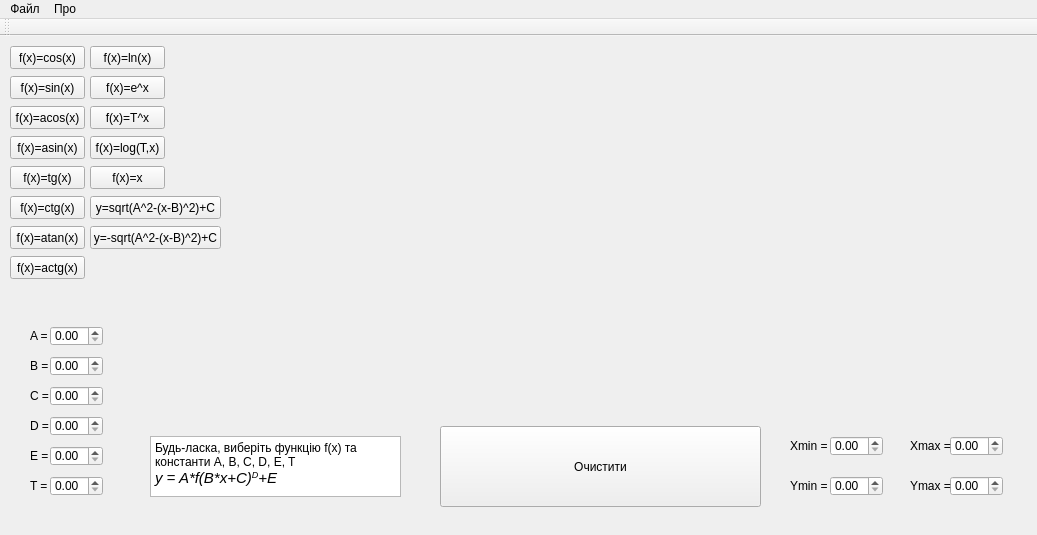
<?xml version="1.0" encoding="UTF-8"?>
<ui version="4.0">
 <class>MainWindow</class>
 <widget class="QMainWindow" name="MainWindow">
  <property name="geometry">
   <rect>
    <x>0</x>
    <y>0</y>
    <width>1037</width>
    <height>535</height>
   </rect>
  </property>
  <property name="windowTitle">
   <string>MainWindow</string>
  </property>
  <widget class="QWidget" name="centralWidget">
   <widget class="QCustomPlot" name="plot" native="true">
    <property name="geometry">
     <rect>
      <x>230</x>
      <y>10</y>
      <width>801</width>
      <height>351</height>
     </rect>
    </property>
   </widget>
   <widget class="QLabel" name="label_2">
    <property name="geometry">
     <rect>
      <x>30</x>
      <y>320</y>
      <width>20</width>
      <height>20</height>
     </rect>
    </property>
    <property name="text">
     <string>B =</string>
    </property>
   </widget>
   <widget class="QDoubleSpinBox" name="bx_b">
    <property name="geometry">
     <rect>
      <x>50</x>
      <y>320</y>
      <width>53</width>
      <height>20</height>
     </rect>
    </property>
   </widget>
   <widget class="QLabel" name="label">
    <property name="geometry">
     <rect>
      <x>30</x>
      <y>290</y>
      <width>20</width>
      <height>20</height>
     </rect>
    </property>
    <property name="text">
     <string>A =</string>
    </property>
   </widget>
   <widget class="QPushButton" name="btn_clear">
    <property name="geometry">
     <rect>
      <x>440</x>
      <y>390</y>
      <width>321</width>
      <height>81</height>
     </rect>
    </property>
    <property name="text">
     <string>Очистити</string>
    </property>
   </widget>
   <widget class="QPushButton" name="sin">
    <property name="geometry">
     <rect>
      <x>10</x>
      <y>40</y>
      <width>75</width>
      <height>23</height>
     </rect>
    </property>
    <property name="text">
     <string>f(x)=sin(x)</string>
    </property>
   </widget>
   <widget class="QPushButton" name="ln">
    <property name="geometry">
     <rect>
      <x>90</x>
      <y>10</y>
      <width>75</width>
      <height>23</height>
     </rect>
    </property>
    <property name="text">
     <string>f(x)=ln(x)</string>
    </property>
   </widget>
   <widget class="QPushButton" name="asin">
    <property name="geometry">
     <rect>
      <x>10</x>
      <y>100</y>
      <width>75</width>
      <height>23</height>
     </rect>
    </property>
    <property name="text">
     <string>f(x)=asin(x)</string>
    </property>
   </widget>
   <widget class="QPushButton" name="cos">
    <property name="geometry">
     <rect>
      <x>10</x>
      <y>10</y>
      <width>75</width>
      <height>23</height>
     </rect>
    </property>
    <property name="text">
     <string>f(x)=cos(x)</string>
    </property>
   </widget>
   <widget class="QPushButton" name="acos">
    <property name="geometry">
     <rect>
      <x>10</x>
      <y>70</y>
      <width>75</width>
      <height>23</height>
     </rect>
    </property>
    <property name="text">
     <string>f(x)=acos(x)</string>
    </property>
   </widget>
   <widget class="QPushButton" name="x">
    <property name="geometry">
     <rect>
      <x>90</x>
      <y>130</y>
      <width>75</width>
      <height>23</height>
     </rect>
    </property>
    <property name="text">
     <string>f(x)=x</string>
    </property>
   </widget>
   <widget class="QPushButton" name="atan">
    <property name="geometry">
     <rect>
      <x>10</x>
      <y>190</y>
      <width>75</width>
      <height>23</height>
     </rect>
    </property>
    <property name="text">
     <string>f(x)=atan(x)</string>
    </property>
   </widget>
   <widget class="QDoubleSpinBox" name="bx_c">
    <property name="geometry">
     <rect>
      <x>50</x>
      <y>350</y>
      <width>53</width>
      <height>20</height>
     </rect>
    </property>
   </widget>
   <widget class="QDoubleSpinBox" name="bx_d">
    <property name="geometry">
     <rect>
      <x>50</x>
      <y>380</y>
      <width>53</width>
      <height>20</height>
     </rect>
    </property>
   </widget>
   <widget class="QLabel" name="label_7">
    <property name="geometry">
     <rect>
      <x>30</x>
      <y>350</y>
      <width>20</width>
      <height>20</height>
     </rect>
    </property>
    <property name="text">
     <string>C =</string>
    </property>
   </widget>
   <widget class="QLabel" name="label_8">
    <property name="geometry">
     <rect>
      <x>30</x>
      <y>380</y>
      <width>20</width>
      <height>20</height>
     </rect>
    </property>
    <property name="text">
     <string>D =</string>
    </property>
   </widget>
   <widget class="QDoubleSpinBox" name="bx_a">
    <property name="geometry">
     <rect>
      <x>50</x>
      <y>290</y>
      <width>53</width>
      <height>20</height>
     </rect>
    </property>
   </widget>
   <widget class="QDoubleSpinBox" name="bx_e">
    <property name="geometry">
     <rect>
      <x>50</x>
      <y>410</y>
      <width>53</width>
      <height>20</height>
     </rect>
    </property>
   </widget>
   <widget class="QLabel" name="label_9">
    <property name="geometry">
     <rect>
      <x>30</x>
      <y>410</y>
      <width>20</width>
      <height>20</height>
     </rect>
    </property>
    <property name="text">
     <string>E =</string>
    </property>
   </widget>
   <widget class="QPushButton" name="e">
    <property name="geometry">
     <rect>
      <x>90</x>
      <y>40</y>
      <width>75</width>
      <height>23</height>
     </rect>
    </property>
    <property name="text">
     <string>f(x)=e^x</string>
    </property>
   </widget>
   <widget class="QPushButton" name="circle_up">
    <property name="geometry">
     <rect>
      <x>90</x>
      <y>160</y>
      <width>131</width>
      <height>23</height>
     </rect>
    </property>
    <property name="text">
     <string>y=sqrt(A^2-(x-B)^2)+C</string>
    </property>
   </widget>
   <widget class="QPushButton" name="circle_down">
    <property name="geometry">
     <rect>
      <x>90</x>
      <y>190</y>
      <width>131</width>
      <height>23</height>
     </rect>
    </property>
    <property name="text">
     <string>y=-sqrt(A^2-(x-B)^2)+C</string>
    </property>
   </widget>
   <widget class="QPushButton" name="tg">
    <property name="geometry">
     <rect>
      <x>10</x>
      <y>130</y>
      <width>75</width>
      <height>23</height>
     </rect>
    </property>
    <property name="text">
     <string>f(x)=tg(x)</string>
    </property>
   </widget>
   <widget class="QPushButton" name="ctg">
    <property name="geometry">
     <rect>
      <x>10</x>
      <y>160</y>
      <width>75</width>
      <height>23</height>
     </rect>
    </property>
    <property name="text">
     <string>f(x)=ctg(x)</string>
    </property>
   </widget>
   <widget class="QPushButton" name="log">
    <property name="geometry">
     <rect>
      <x>90</x>
      <y>100</y>
      <width>75</width>
      <height>23</height>
     </rect>
    </property>
    <property name="text">
     <string>f(x)=log(T,x)</string>
    </property>
   </widget>
   <widget class="QDoubleSpinBox" name="bx_t">
    <property name="geometry">
     <rect>
      <x>50</x>
      <y>440</y>
      <width>53</width>
      <height>20</height>
     </rect>
    </property>
   </widget>
   <widget class="QLabel" name="label_10">
    <property name="geometry">
     <rect>
      <x>30</x>
      <y>440</y>
      <width>20</width>
      <height>20</height>
     </rect>
    </property>
    <property name="text">
     <string>T =</string>
    </property>
   </widget>
   <widget class="QPushButton" name="a">
    <property name="geometry">
     <rect>
      <x>90</x>
      <y>70</y>
      <width>75</width>
      <height>23</height>
     </rect>
    </property>
    <property name="text">
     <string>f(x)=T^x</string>
    </property>
   </widget>
   <widget class="QPushButton" name="actg">
    <property name="geometry">
     <rect>
      <x>10</x>
      <y>220</y>
      <width>75</width>
      <height>23</height>
     </rect>
    </property>
    <property name="text">
     <string>f(x)=actg(x)</string>
    </property>
   </widget>
   <widget class="QDoubleSpinBox" name="x_min">
    <property name="geometry">
     <rect>
      <x>830</x>
      <y>400</y>
      <width>53</width>
      <height>20</height>
     </rect>
    </property>
   </widget>
   <widget class="QDoubleSpinBox" name="x_max">
    <property name="geometry">
     <rect>
      <x>950</x>
      <y>400</y>
      <width>53</width>
      <height>20</height>
     </rect>
    </property>
   </widget>
   <widget class="QLabel" name="label_11">
    <property name="geometry">
     <rect>
      <x>790</x>
      <y>400</y>
      <width>41</width>
      <height>20</height>
     </rect>
    </property>
    <property name="text">
     <string>Xmin =</string>
    </property>
   </widget>
   <widget class="QLabel" name="label_12">
    <property name="geometry">
     <rect>
      <x>910</x>
      <y>400</y>
      <width>41</width>
      <height>20</height>
     </rect>
    </property>
    <property name="text">
     <string>Xmax =</string>
    </property>
   </widget>
   <widget class="QLabel" name="label_13">
    <property name="geometry">
     <rect>
      <x>790</x>
      <y>440</y>
      <width>41</width>
      <height>20</height>
     </rect>
    </property>
    <property name="text">
     <string>Ymin =</string>
    </property>
   </widget>
   <widget class="QDoubleSpinBox" name="y_max">
    <property name="geometry">
     <rect>
      <x>950</x>
      <y>440</y>
      <width>53</width>
      <height>20</height>
     </rect>
    </property>
   </widget>
   <widget class="QDoubleSpinBox" name="y_min">
    <property name="geometry">
     <rect>
      <x>830</x>
      <y>440</y>
      <width>53</width>
      <height>20</height>
     </rect>
    </property>
   </widget>
   <widget class="QLabel" name="label_14">
    <property name="geometry">
     <rect>
      <x>910</x>
      <y>440</y>
      <width>41</width>
      <height>20</height>
     </rect>
    </property>
    <property name="text">
     <string>Ymax =</string>
    </property>
   </widget>
   <widget class="QTextBrowser" name="textBrowser_2">
    <property name="geometry">
     <rect>
      <x>150</x>
      <y>400</y>
      <width>251</width>
      <height>61</height>
     </rect>
    </property>
    <property name="html">
     <string>&lt;!DOCTYPE HTML PUBLIC &quot;-//W3C//DTD HTML 4.0//EN&quot; &quot;http://www.w3.org/TR/REC-html40/strict.dtd&quot;&gt;
&lt;html&gt;&lt;head&gt;&lt;meta name=&quot;qrichtext&quot; content=&quot;1&quot; /&gt;&lt;style type=&quot;text/css&quot;&gt;
p, li { white-space: pre-wrap; }
&lt;/style&gt;&lt;/head&gt;&lt;body style=&quot; font-family:'MS Shell Dlg 2'; font-size:8.25pt; font-weight:400; font-style:normal;&quot;&gt;
&lt;p style=&quot; margin-top:0px; margin-bottom:0px; margin-left:0px; margin-right:0px; -qt-block-indent:0; text-indent:0px;&quot;&gt;&lt;span style=&quot; font-size:9pt;&quot;&gt;Будь-ласка, виберіть функцію f(x) та константи A, B, C, D, E, T&lt;/span&gt;&lt;/p&gt;
&lt;p style=&quot; margin-top:0px; margin-bottom:0px; margin-left:0px; margin-right:0px; -qt-block-indent:0; text-indent:0px;&quot;&gt;&lt;span style=&quot; font-size:11pt; font-style:italic;&quot;&gt;y = A*f(B*x+C)&lt;/span&gt;&lt;span style=&quot; font-size:11pt; font-style:italic; vertical-align:super;&quot;&gt;D&lt;/span&gt;&lt;span style=&quot; font-size:11pt; font-style:italic;&quot;&gt;+E&lt;/span&gt;&lt;/p&gt;&lt;/body&gt;&lt;/html&gt;</string>
    </property>
   </widget>
  </widget>
  <widget class="QMenuBar" name="menuBar">
   <property name="geometry">
    <rect>
     <x>0</x>
     <y>0</y>
     <width>1037</width>
     <height>21</height>
    </rect>
   </property>
   <widget class="QMenu" name="menuAbout">
    <property name="title">
     <string>Про</string>
    </property>
    <addaction name="actionInfo"/>
    <addaction name="actionInstruction"/>
   </widget>
   <widget class="QMenu" name="menuFile">
    <property name="title">
     <string>Файл</string>
    </property>
    <addaction name="actionSave_As"/>
   </widget>
   <addaction name="menuFile"/>
   <addaction name="menuAbout"/>
  </widget>
  <widget class="QToolBar" name="mainToolBar">
   <attribute name="toolBarArea">
    <enum>TopToolBarArea</enum>
   </attribute>
   <attribute name="toolBarBreak">
    <bool>false</bool>
   </attribute>
  </widget>
  <action name="actionInfo">
   <property name="icon">
    <iconset resource="myres.qrc">
     <normaloff>:/Iamges/text.png</normaloff>:/Iamges/text.png</iconset>
   </property>
   <property name="text">
    <string>Інфо</string>
   </property>
  </action>
  <action name="actionSave_As">
   <property name="icon">
    <iconset resource="myres.qrc">
     <normaloff>:/Iamges/floppy-128.png</normaloff>:/Iamges/floppy-128.png</iconset>
   </property>
   <property name="text">
    <string>Зберегти як</string>
   </property>
  </action>
  <action name="actionInstruction">
   <property name="icon">
    <iconset resource="myres.qrc">
     <normaloff>:/Iamges/text.png</normaloff>:/Iamges/text.png</iconset>
   </property>
   <property name="text">
    <string>Інструкція</string>
   </property>
  </action>
 </widget>
 <layoutdefault spacing="6" margin="11"/>
 <customwidgets>
  <customwidget>
   <class>QCustomPlot</class>
   <extends>QWidget</extends>
   <header>qcustomplot.h</header>
   <container>1</container>
  </customwidget>
 </customwidgets>
 <resources>
  <include location="myres.qrc"/>
 </resources>
 <connections/>
</ui>
